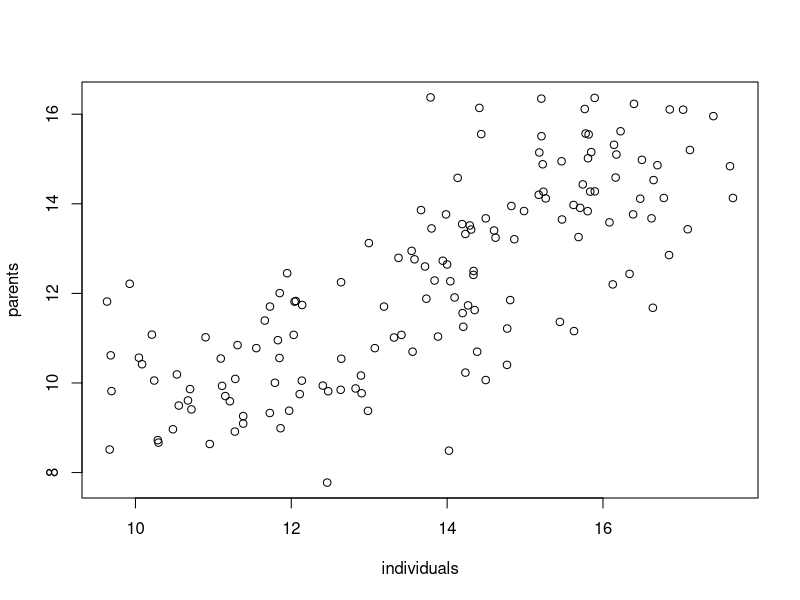

The R source for this figure: (Note: this script raises an error after producing the figure.)
edu <- rnorm(50,16,1)
m_edu <- rnorm(50,14,1)
u_edu <- rnorm(50,11,1)
p_edu <- rnorm(50,15,1)
p_medu <- rnorm(50,12,1)
p_uedu <- rnorm(50,10,1)

par(mfrow=c(1,1))

individuals <- c(u_edu,m_edu,edu)
parents <- c(p_uedu,p_medu,p_edu)

cor(individuals,parents)
plot(individuals,parents)

range <-80000-20000
steps <- range / length(individuals)

incomes <- seq(20000,80000,401)
p_incomes <- seq(15000,70100,368)
length(p_incomes)

mod <- lm(incomes~individuals+parents+p_incomes)
mod
summary(mod)

vif(mod)



